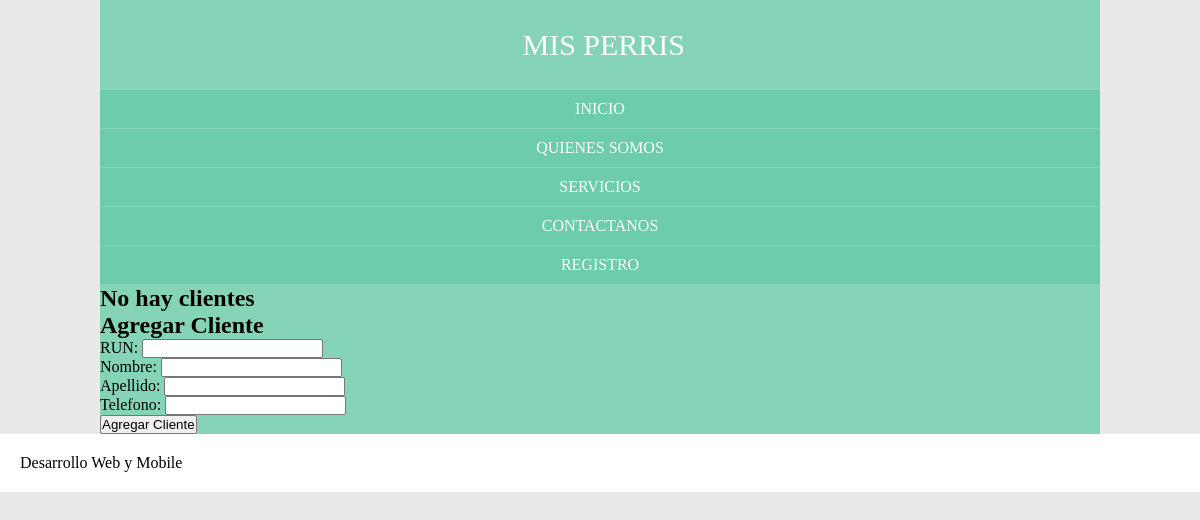
Before: /clientes with the older database file.
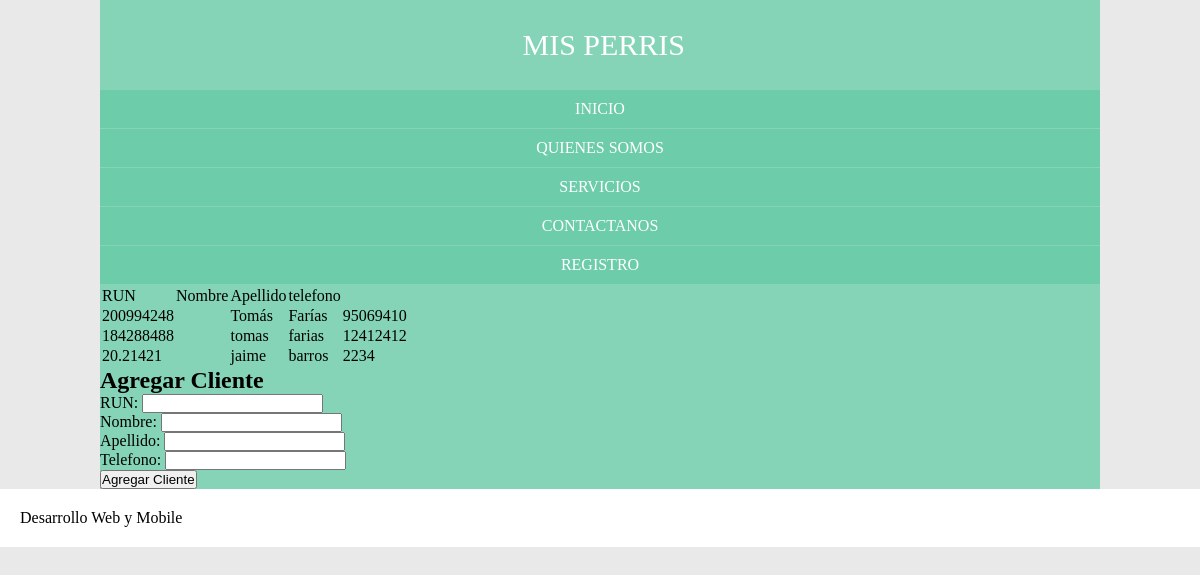
After: the same page with the newer database file.
### Perris/models.py (models this page shows)
class Cliente(models.Model):
    run=models.CharField(max_length=9,primary_key=True)
    nombre=models.CharField(max_length=30)
    apellido=models.CharField(max_length=30)
    telefono=models.IntegerField(max_length=9)

### Perris/views.py (the view)
# urls.py: url(r'^clientes$',views.cliente, name="clientes"),
def cliente(request):
    form=FormCliente(request.POST)
    if form.is_valid():
        data=form.cleaned_data #crea lista con todos los datos
        regDB=Cliente(run=data.get("run"),nombre=data.get("nombre"),apellido=data.get("apellido"),telefono=data.get("telefono"))
        regDB.save()
    form=FormCliente
    clientes=Cliente.objects.all()
    return render(request,"cliente.html",{'clientes':clientes,'form':form},)

### Perris/templates/cliente.html (shortened to what this page needs)
{%extends 'index.html'%}
 {% block Lista %}
 {% if clientes %}
 <table class="tabla">
    <tr>
        <td>RUN</td> <td>Nombre</td><td>Apellido</td> <td>telefono</td> <td> </td>
    </tr>
    {% for p in clientes %}
    <tr>
            <td>{{p.run}}<td> <td>{{p.nombre}}</td><td>{{p.apellido}}</td> <td>{{p.telefono}}</td> <td> </td>
        </tr>
        {%endfor%}
 </table>
{%else%}
<h2>No hay clientes</h2>
{%endif%}
{%endblock%}
{%block Formulario%}
<h2>Agregar Cliente</h2>
<form method="POST">
        {{form.as_p}}
    <button type="submit"> Agregar Cliente</button>
</form>
{% endblock %}

### Perris/templates/index.html (shortened to what this page needs)
<!doctype html>
<html lang="es">
<head>
	 <link rel="stylesheet" href="../static/css/estilos.css">
		 <link rel="stylesheet" href="css/jquery.bxslider.css">
</head>
	 <body>
		  <div class="contenedor">
		<header>
			<div class="logo">
				<a href="#">MIS PERRIS</a>
			</div>
			<nav>
				<a href="#">INICIO</a>
				<a href="#">QUIENES SOMOS</a>
				<a href="#">SERVICIOS</a>
                <a href="#">CONTACTANOS</a>
				<a href="{% url 'clientes' %}">REGISTRO</a>
			</nav>
        </header>
<section>
	<div class="container">
		<div class="lista">
			{% block Lista %}
			{% endblock %}
		</div>
			{% block Formulario %}
			{% endblock %}
		</div>
	</div>
		<footer> Desarrollo Web y Mobile  </footer>
	 </body>
</html>

### Perris/static/css/estilos.css (style rules this page uses)
* { margin: 0; padding: 0; box-sizing: border-box; }
.contenedor { background:#85d4b7; width:100%; max-width:1000px; margin:auto; display:flex; flex-flow:row wrap; justify-content:space-between; }
body { background:#e9e9e9; }
header { background:#85d4b7; width:100%; padding:20px; display: flex; justify-content:space-between; align-items:center; flex-direction:row; flex-wrap:wrap; }
header .logo { color:#fff; font-size:30px; }
header .logo a { color:#fff; text-decoration: none; line-height:50px; }
header nav { width:50%; display:flex; flex-wrap:wrap; align-items:center; }
header nav a { background:#6dccaa; ; color:#fff; text-align: center; text-decoration: none; padding:10px; flex-grow:1; }
footer { background:white; width: 100%; padding:20px; display: flex; flex-wrap:wrap; justify-content:space-between; }
header { flex-direction:column; padding:0px; }
header .logo { margin:20px 0; }
header nav { width: 100%; flex-direction: column; font-family:"Verdana"; }
header nav a { width:100%; border-bottom:1px solid #85d4b7; }

Changed rows visible on the page:
added Cliente: run "200994248", nombre "Tomás", apellido "Farías", telefono "95069410"
added Cliente: run "184288488", nombre "tomas", apellido "farias", telefono "12412412"
added Cliente: run "20.21421", nombre "jaime", apellido "barros", telefono "2234"
Other visible differences:
text no longer shown: "No hay clientes"
text now shown: "RUN Nombre Apellido telefono"
